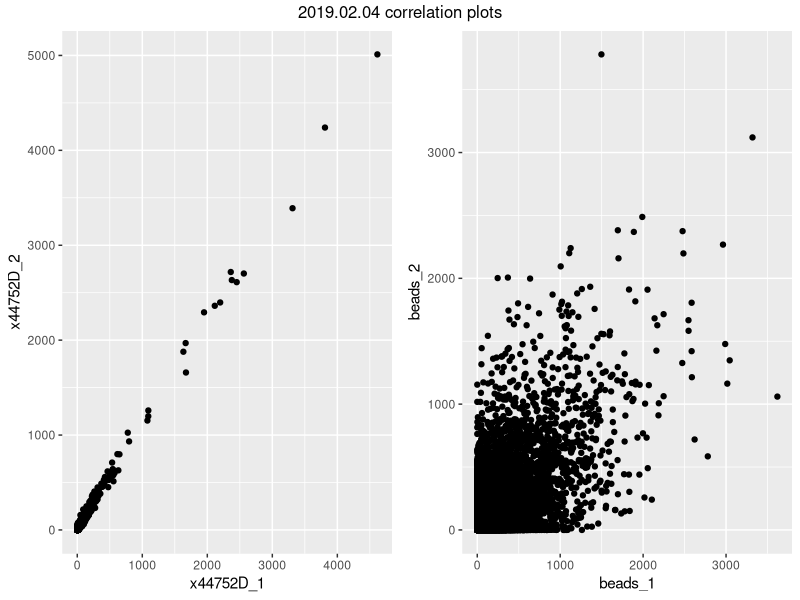
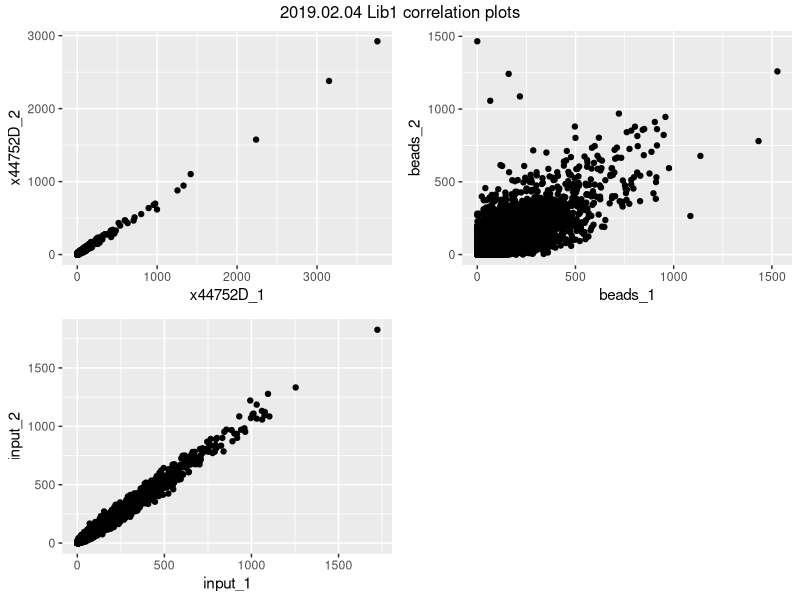
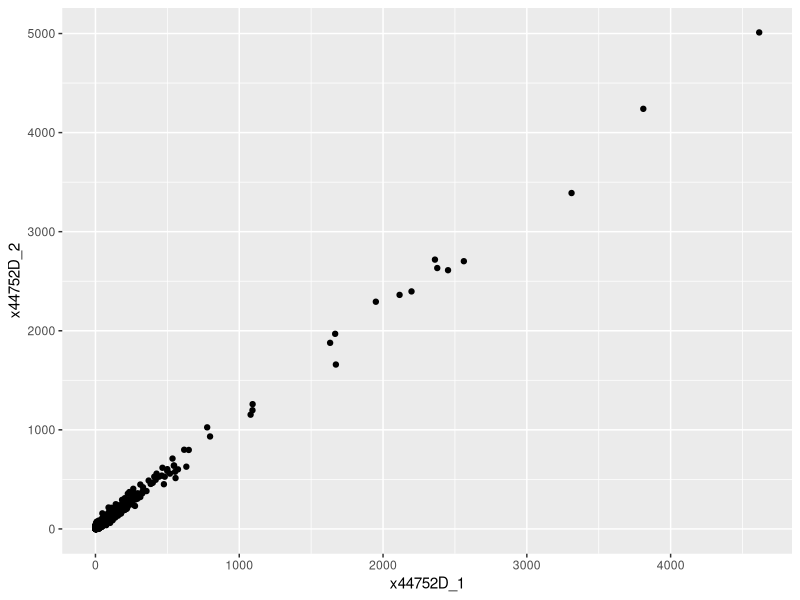
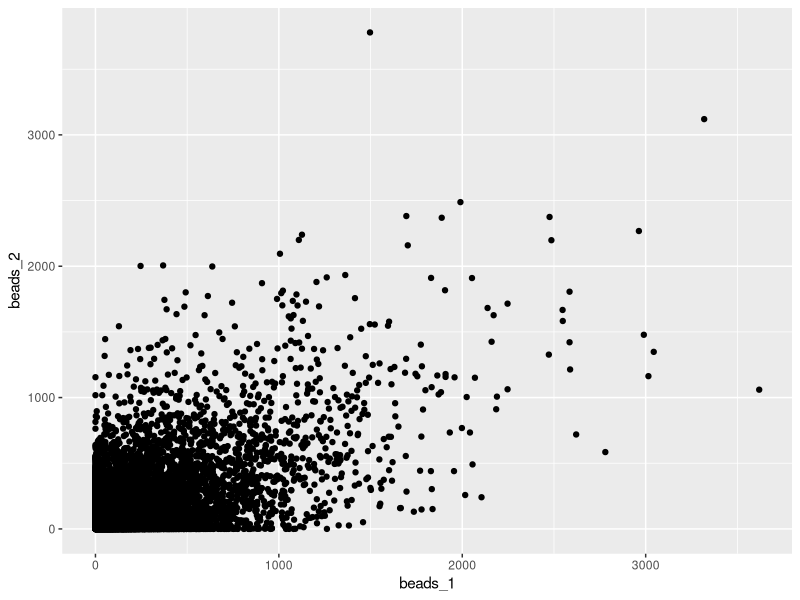
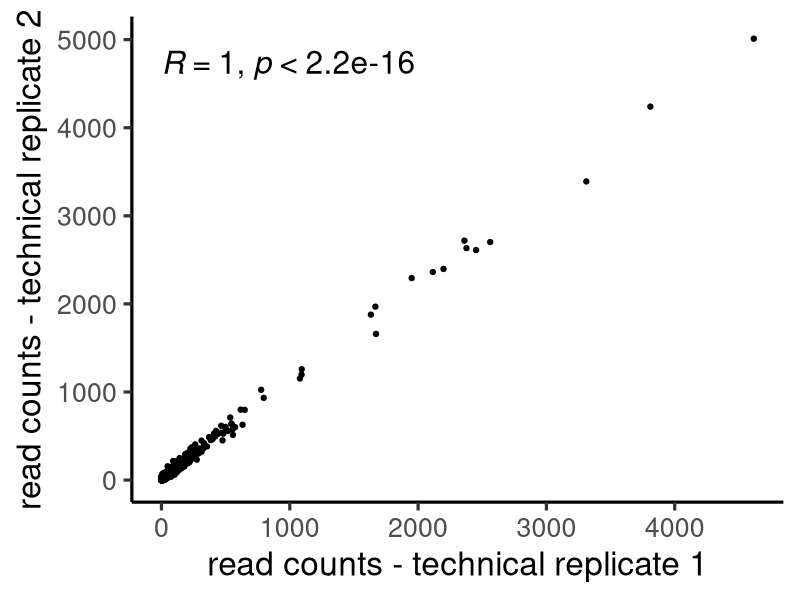
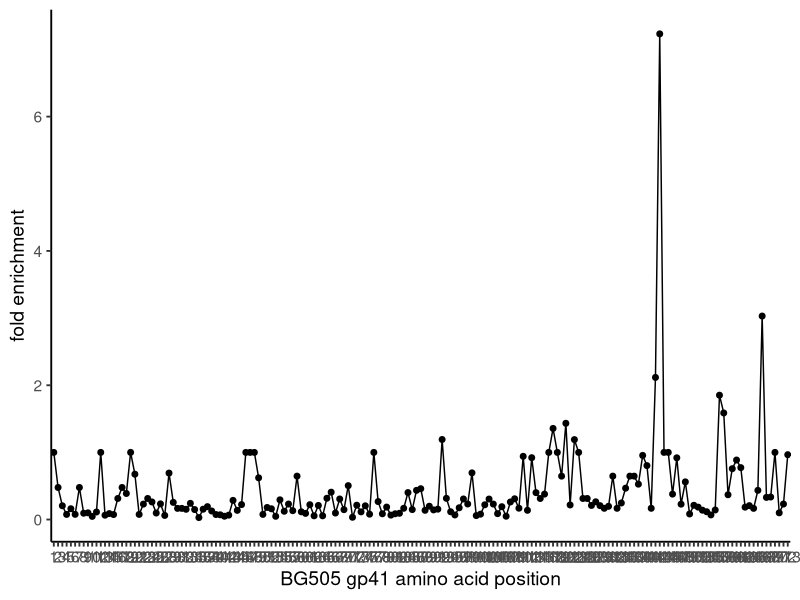
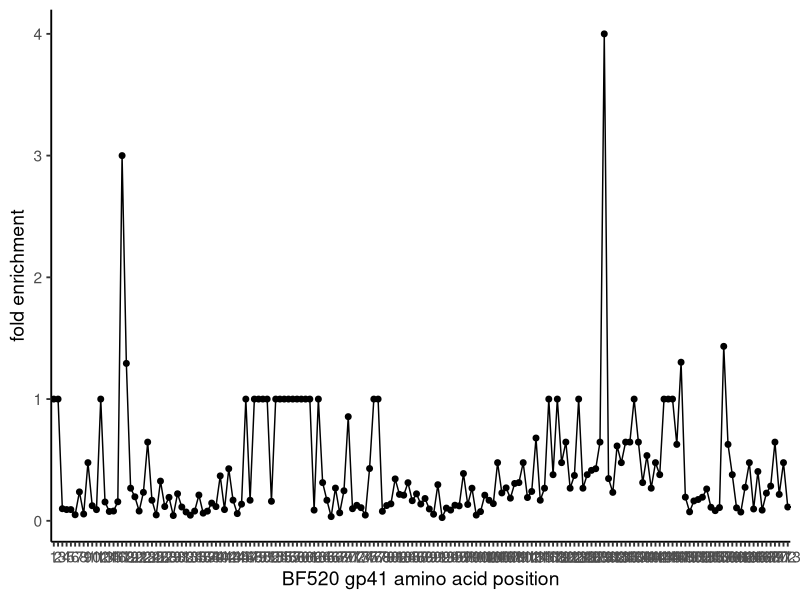
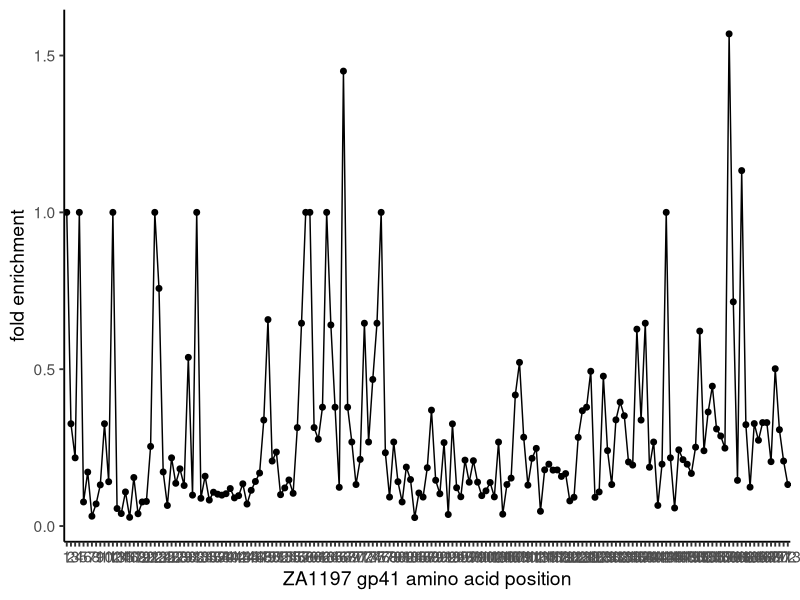

Write R code to recreate these figures, in order. (Note: this script raises an error after producing the figures.)
## ---- chunk 1
knitr::opts_chunk$set(echo = TRUE)
## ---- chunk 2
library(tidyverse)
library(GGally)
library(gridExtra)
library(ggpubr)
library(reshape2)
## ---- chunk 3
analysis_rep1 <-read_csv("data/2019.02.04.annotatedCounts.csv")

print(analysis_rep1)
## ---- chunk 4
analysis_rep1 <- analysis_rep1 %>% 
  separate(Virus_Protein_Loc_AA, c("Virus", "Protein", "Loc", "AA"), convert = TRUE)
## ---- chunk 5
analysis_rep1$sequence = substr(analysis_rep1$Oligo,19,nchar(analysis_rep1$Oligo)-16)

print(analysis_rep1)
## ---- chunk 6
WT_protein_tibble <- read_csv("data/gp41V3_PhageDMS_library_key.csv")

analysis_rep1 <- left_join(analysis_rep1, WT_protein_tibble, by = c("Loc", "AA", "Virus", "Protein")) 

#This is to fill in the HXB2_Loc and Correct_Loc numbers within a group
analysis_rep1 <- analysis_rep1 %>% 
  group_by(Virus, Protein, Loc) %>% 
  fill(HXB2_Loc, .direction = c("up")) %>%
  fill(HXB2_Loc, .direction = c("down")) %>%
  fill(Correct_Loc, .direction = c("up")) %>%
  fill(Correct_Loc, .direction = c("down")) %>%
  ungroup()
## ---- chunk 7
correlation_tibble <- data.frame(sample = 'x44752D', correlation = cor(analysis_rep1$x44752D_1,analysis_rep1$x44752D_2),stringsAsFactors = F) %>% as_tibble  

correlation_tibble <- add_row(correlation_tibble, sample = 'beads', correlation = cor(analysis_rep1$beads_1,analysis_rep1$beads_2)) 

print(correlation_tibble)

## ---- chunk 8
analysis_rep1_no_outlier <- analysis_rep1 %>% select(x44752D_1, x44752D_2, beads_1, beads_2, input_1) %>%  filter_all(all_vars(.< 6000))

## ---- chunk 9
correlation_tibble_no_outlier <- data.frame(sample = 'x44752D', correlation = cor(analysis_rep1_no_outlier$x44752D_1,analysis_rep1_no_outlier$x44752D_2),stringsAsFactors = F) %>% as_tibble  

correlation_tibble_no_outlier <- add_row(correlation_tibble_no_outlier, sample = 'beads', correlation = cor(analysis_rep1_no_outlier$beads_1,analysis_rep1_no_outlier$beads_2)) 


print(correlation_tibble_no_outlier)

## ---- chunk 10
x44752D_correlation <- ggplot(analysis_rep1_no_outlier, aes(x=x44752D_1, y=x44752D_2)) + geom_point()
ggsave(file = "results/mAb_analysis/gp41V3_44752D/x44752D_correlation_rep1.jpg", x44752D_correlation)

beads_correlation <- ggplot(analysis_rep1_no_outlier, aes(x=beads_1, y=beads_2)) + geom_point()
ggsave(file = "results/mAb_analysis/gp41V3_44752D/beads_correlation_rep1.jpg", beads_correlation)


## ---- chunk 11
x2019_02_04_correlation_plots <- grid.arrange(arrangeGrob(x44752D_correlation, beads_correlation, ncol=2, top="2019.02.04 correlation plots"))


ggsave(file="results/mAb_analysis/gp41V3_44752D/2019_02_04_correlation_plots.jpg", x2019_02_04_correlation_plots)
## ---- chunk 12
x44752D_correlation <- ggplot(analysis_rep1_no_outlier, aes(x=x44752D_1, y=x44752D_2)) + geom_point() +stat_cor(method="pearson", size = 8) + xlab("read counts - technical replicate 1") +ylab("read counts - technical replicate 2") + theme_classic(base_size = 24)


ggsave(file = "results/mAb_analysis/gp41V3_44752D/x44752D_correlation_rep1_fig.jpg", x44752D_correlation)
## ---- chunk 13
analysis_rep1$sum_44752D <- analysis_rep1$`x44752D_1` + analysis_rep1$`x44752D_2`

analysis_rep1$sum_input <- analysis_rep1$`input_1` 
## ---- chunk 14
analysis_rep1 <- analysis_rep1 %>% mutate(sum_44752D_pseudo = case_when( 
  sum(sum_44752D) / sum(sum_input) < 1 ~ sum_44752D + 1, 
  sum(sum_44752D) / sum(sum_input) >= 1 ~ sum_44752D +(sum(sum_44752D) / sum(sum_input))*1))

analysis_rep1 <- analysis_rep1 %>% mutate(sum_input_pseudo = case_when( 
  sum(sum_input) / sum(sum_44752D) < 1 ~ sum_input + 1, 
  sum(sum_input) / sum(sum_44752D) >= 1 ~ sum_input +(sum(sum_input) / sum(sum_44752D))*1))


## ---- chunk 15
analysis_rep1 <- analysis_rep1 %>% 
  mutate(freq_44752D = sum_44752D_pseudo / sum(sum_44752D_pseudo)) %>% 
  mutate(freq_input = sum_input_pseudo/sum(sum_input_pseudo))

## ---- chunk 16
analysis_rep1 <- analysis_rep1 %>% mutate(fold_enrich_44752D = freq_44752D/freq_input) %>% print()

## ---- chunk 17
fold_enrichment_44752D_BG505_gp41 <- analysis_rep1 %>% filter(Protein == 'gp41' & Virus == 'BG505' & type == 'WT') %>% ggline( x='Loc', y = 'fold_enrich_44752D',
                   add = NULL, conf.int = FALSE,
                   cor.coef = FALSE,
                   xlab = "BG505 gp41 amino acid position", ylab = "fold enrichment") +theme_classic(base_size = 14) 
ggsave(file="results/mAb_analysis/gp41V3_44752D/fold_enrichment_44752D_BG505_gp41_rep1.jpg", fold_enrichment_44752D_BG505_gp41, width=8)
## ---- chunk 18
fold_enrichment_44752D_BF520_gp41 <- analysis_rep1 %>% filter(Protein == 'gp41' & Virus == 'BF520' & type == 'WT') %>% ggline( x='Loc', y = 'fold_enrich_44752D',
                   add = NULL, conf.int = FALSE,
                   cor.coef = FALSE,
                   xlab = "BF520 gp41 amino acid position", ylab = "fold enrichment") +theme_classic(base_size = 14) 
ggsave(file="results/mAb_analysis/gp41V3_44752D/fold_enrichment_44752D_BF520_gp41_rep1.jpg", fold_enrichment_44752D_BF520_gp41, width=8)
## ---- chunk 19
fold_enrichment_44752D_ZA1197_gp41 <- analysis_rep1 %>% filter(Protein == 'gp41' & Virus == 'ZA1197' & type == 'WT') %>% ggline( x='Loc', y = 'fold_enrich_44752D',
                   add = NULL, conf.int = FALSE,
                   cor.coef = FALSE,
                   xlab = "ZA1197 gp41 amino acid position", ylab = "fold enrichment") +theme_classic(base_size = 14) 
ggsave(file="results/mAb_analysis/gp41V3_44752D/fold_enrichment_44752D_ZA1197_gp41_rep1.jpg", fold_enrichment_44752D_ZA1197_gp41, width=8)
## ---- chunk 20
fold_enrichment_44752D_BG505_V3 <- analysis_rep1 %>% filter(Protein == 'V3' & Virus == 'BG505' & type == 'WT') %>% ggline( x='Loc', y = 'fold_enrich_44752D',
                   add = NULL, conf.int = FALSE,
                   cor.coef = FALSE,
                   xlab = "BG505 V3 amino acid position", ylab = "fold enrichment") +theme_classic(base_size = 14) 
ggsave(file="results/mAb_analysis/gp41V3_44752D/fold_enrichment_44752D_BG505_V3_rep1.jpg", fold_enrichment_44752D_BG505_V3, width=8)
## ---- chunk 21
fold_enrichment_44752D_BF520_V3 <- analysis_rep1 %>% filter(Protein == 'V3' & Virus == 'BF520' & type == 'WT') %>% ggline( x='Loc', y = 'fold_enrich_44752D',
                   add = NULL, conf.int = FALSE,
                   cor.coef = FALSE,
                   xlab = "BF520 V3 amino acid position", ylab = "fold enrichment") +theme_classic(base_size = 14) 
ggsave(file="results/mAb_analysis/gp41V3_44752D/fold_enrichment_44752D_BF520_V3_rep1.jpg", fold_enrichment_44752D_BF520_V3, width=8)
## ---- chunk 22
fold_enrichment_44752D_ZA1197_V3 <- analysis_rep1 %>% filter(Protein == 'V3' & Virus == 'ZA1197' & type == 'WT') %>% ggline( x='Loc', y = 'fold_enrich_44752D',
                   add = NULL, conf.int = FALSE,
                   cor.coef = FALSE,
                   xlab = "ZA1197 V3 amino acid position", ylab = "fold enrichment") +theme_classic(base_size = 14) 
ggsave(file="results/mAb_analysis/gp41V3_44752D/fold_enrichment_44752D_ZA1197_V3_rep1.jpg", fold_enrichment_44752D_ZA1197_V3, width=8)
## ---- chunk 23
WT_freq_44752D <- analysis_rep1 %>% 
  filter(type == "WT") %>% 
  select(Loc,Virus, Protein, freq_44752D_WT=freq_44752D) 

analysis_rep1 <- left_join(analysis_rep1, WT_freq_44752D)

WT_freq_input <- analysis_rep1 %>% 
  filter(type == "WT") %>% 
  select(Loc, Virus, Protein, freq_input_WT=freq_input) 

analysis_rep1 <- left_join(analysis_rep1, WT_freq_input)

## ---- chunk 24
analysis_rep1 <- analysis_rep1 %>% mutate(diff_select_44752D = log((freq_44752D/freq_44752D_WT)/(freq_input/freq_input_WT)))
## ---- chunk 25
fold_enrich_44752D <- analysis_rep1 %>% 
  select(Loc, Virus, Protein, fold_enrich_44752D_WT=fold_enrich_44752D, type) %>% 
  filter(type == "WT") %>% 
  select(Loc, Virus, Protein, fold_enrich_44752D_WT) 

analysis_rep1 <- left_join(analysis_rep1, fold_enrich_44752D)
## ---- chunk 26
analysis_rep1 <- analysis_rep1 %>% mutate(scaled_diff_select_44752D = (diff_select_44752D)*(fold_enrich_44752D_WT))
## ---- chunk 27
letter_plot_44752D_BG505_V3 <- analysis_rep1 %>% filter(Virus == 'BG505' & Protein == 'V3') %>%
  ggplot() + geom_text(aes(x = Loc, y = scaled_diff_select_44752D, label = AA)) +coord_fixed(ratio=0.5) +theme_classic(base_size = 14) +labs(x="BG505 V3 amino acid position", y="scaled differential selection") 
ggsave(file="results/mAb_analysis/gp41V3_44752D/letter_plot_44752D_BG505_V3_rep1.jpg", letter_plot_44752D_BG505_V3, width=10)
## ---- chunk 28
letter_plot_44752D_BF520_V3 <- analysis_rep1 %>% filter(Virus == 'BF520' & Protein == 'V3') %>%
  ggplot() + geom_text(aes(x = Loc, y = scaled_diff_select_44752D, label = AA)) +coord_fixed(ratio=2) +theme_classic(base_size = 14) +labs(x="BF520 V3 amino acid position", y="scaled differential selection") 
ggsave(file="results/mAb_analysis/gp41V3_44752D/letter_plot_44752D_BF520_V3_rep1.jpg", letter_plot_44752D_BF520_V3, width=10)
## ---- chunk 29
letter_plot_44752D_ZA1197_V3 <- analysis_rep1 %>% filter(Virus == 'ZA1197' & Protein == 'V3') %>%
  ggplot() + geom_text(aes(x = Loc, y = scaled_diff_select_44752D, label = AA)) +coord_fixed(ratio=1) +theme_classic(base_size = 14) +labs(x="ZA1197 V3 amino acid position", y="scaled differential selection") 
ggsave(file="results/mAb_analysis/gp41V3_44752D/letter_plot_44752D_ZA1197_V3_rep1.jpg", letter_plot_44752D_ZA1197_V3, width=10)
## ---- chunk 30
analysis_rep2 <-read_csv("data/2019.04.02.Lib1.annotatedCounts.csv")

print(analysis_rep2)
## ---- chunk 31
analysis_rep2 <- analysis_rep2 %>% 
  separate(Virus_Protein_Loc_AA, c("Virus", "Protein", "Loc", "AA"), convert = TRUE)
## ---- chunk 32
analysis_rep2$sequence = substr(analysis_rep2$Oligo,19,nchar(analysis_rep2$Oligo)-16)

print(analysis_rep2)
## ---- chunk 33
WT_protein_tibble <- read_csv("data/gp41V3_PhageDMS_library_key.csv")

analysis_rep2 <- left_join(analysis_rep2, WT_protein_tibble, by = c("Loc", "AA", "Virus", "Protein")) 

#This is to fill in the HXB2_Loc and Correct_Loc numbers within a group
analysis_rep2 <- analysis_rep2 %>% 
  group_by(Virus, Protein, Loc) %>% 
  fill(HXB2_Loc, .direction = c("up")) %>%
  fill(HXB2_Loc, .direction = c("down")) %>%
  fill(Correct_Loc, .direction = c("up")) %>%
  fill(Correct_Loc, .direction = c("down")) %>%
  ungroup()
## ---- chunk 34
correlation_tibble <- data.frame(sample = 'x44752D', correlation = cor(analysis_rep2$x44752D_1,analysis_rep2$x44752D_2),stringsAsFactors = F) %>% as_tibble  

correlation_tibble <- add_row(correlation_tibble, sample = 'beads', correlation = cor(analysis_rep2$beads_1,analysis_rep2$beads_2)) 

correlation_tibble <- add_row(correlation_tibble, sample = 'input', correlation = cor(analysis_rep2$input_1,analysis_rep2$input_2)) 

print(correlation_tibble)

## ---- chunk 35
analysis_rep2_no_outlier <- analysis_rep2 %>% select(x44752D_1, x44752D_2, beads_1, beads_2, input_1, input_2) %>%  filter_all(all_vars(.< 5500))

## ---- chunk 36
correlation_tibble_no_outlier <- data.frame(sample = 'x44752D', correlation = cor(analysis_rep2_no_outlier$x44752D_1,analysis_rep2_no_outlier$x44752D_2),stringsAsFactors = F) %>% as_tibble  

correlation_tibble_no_outlier <- add_row(correlation_tibble_no_outlier, sample = 'beads', correlation = cor(analysis_rep2_no_outlier$beads_1,analysis_rep2_no_outlier$beads_2)) 

correlation_tibble_no_outlier <- add_row(correlation_tibble_no_outlier, sample = 'input', correlation = cor(analysis_rep2_no_outlier$input_1,analysis_rep2_no_outlier$input_2)) 

print(correlation_tibble_no_outlier)

## ---- chunk 37
x44752D_correlation <- ggplot(analysis_rep2_no_outlier, aes(x=x44752D_1, y=x44752D_2)) + geom_point()
ggsave(file = "results/mAb_analysis/gp41V3_44752D/x44752D_correlation_rep2.jpg", x44752D_correlation)

beads_correlation <- ggplot(analysis_rep2_no_outlier, aes(x=beads_1, y=beads_2)) + geom_point()
ggsave(file = "results/mAb_analysis/gp41V3_44752D/beads_correlation_rep2.jpg", beads_correlation)

input_correlation <- ggplot(analysis_rep2_no_outlier, aes(x=input_1, y=input_2)) + geom_point()
ggsave(file = "results/mAb_analysis/gp41V3_44752D/input_correlation_rep2.jpg", input_correlation)


## ---- chunk 38
x2019_02_04_Lib1_correlation_plots <- grid.arrange(arrangeGrob(x44752D_correlation, beads_correlation, input_correlation, ncol=2, top="2019.02.04 Lib1 correlation plots"))


ggsave(file="results/mAb_analysis/gp41V3_44752D/2019_02_04_Lib1_correlation_plots.jpg", x2019_02_04_Lib1_correlation_plots)
## ---- chunk 39
x44752D_correlation <- ggplot(analysis_rep2_no_outlier, aes(x=x44752D_1, y=x44752D_2)) + geom_point() +stat_cor(method="pearson", size = 8) + xlab("read counts - technical replicate 1") +ylab("read counts - technical replicate 2") + theme_classic(base_size = 24)


ggsave(file = "results/mAb_analysis/gp41V3_44752D/x44752D_correlation_rep2_fig.jpg", x44752D_correlation)
## ---- chunk 40
analysis_rep2$sum_44752D <- analysis_rep2$`x44752D_1` + analysis_rep2$`x44752D_2`

analysis_rep2$sum_input <- analysis_rep2$`input_1` + analysis_rep2$`input_2` 
## ---- chunk 41
analysis_rep2 <- analysis_rep2 %>% mutate(sum_44752D_pseudo = case_when( 
  sum(sum_44752D) / sum(sum_input) < 1 ~ sum_44752D + 1, 
  sum(sum_44752D) / sum(sum_input) >= 1 ~ sum_44752D +(sum(sum_44752D) / sum(sum_input))*1))

analysis_rep2 <- analysis_rep2 %>% mutate(sum_input_pseudo = case_when( 
  sum(sum_input) / sum(sum_44752D) < 1 ~ sum_input + 1, 
  sum(sum_input) / sum(sum_44752D) >= 1 ~ sum_input +(sum(sum_input) / sum(sum_44752D))*1))

## ---- chunk 42
analysis_rep2 <- analysis_rep2 %>% 
  mutate(freq_44752D = sum_44752D_pseudo / sum(sum_44752D_pseudo)) %>% 
  mutate(freq_input = sum_input_pseudo/sum(sum_input_pseudo))

## ---- chunk 43
analysis_rep2 <- analysis_rep2 %>% mutate(fold_enrich_44752D = freq_44752D/freq_input) %>% print()
## ---- chunk 44
fold_enrichment_44752D_BG505_gp41 <- analysis_rep2 %>% filter(Protein == 'gp41' & Virus == 'BG505' & type == 'WT') %>% ggline( x='Loc', y = 'fold_enrich_44752D',
                   add = NULL, conf.int = FALSE,
                   cor.coef = FALSE,
                   xlab = "BG505 gp41 amino acid position", ylab = "fold enrichment") +theme_classic(base_size = 14) 
ggsave(file="results/mAb_analysis/gp41V3_44752D/fold_enrichment_44752D_BG505_gp41_rep2.jpg", fold_enrichment_44752D_BG505_gp41, width=8)
## ---- chunk 45
fold_enrichment_44752D_BF520_gp41 <- analysis_rep2 %>% filter(Protein == 'gp41' & Virus == 'BF520' & type == 'WT') %>% ggline( x='Loc', y = 'fold_enrich_44752D',
                   add = NULL, conf.int = FALSE,
                   cor.coef = FALSE,
                   xlab = "BF520 gp41 amino acid position", ylab = "fold enrichment") +theme_classic(base_size = 14) 
ggsave(file="results/mAb_analysis/gp41V3_44752D/fold_enrichment_44752D_BF520_gp41_rep2.jpg", fold_enrichment_44752D_BF520_gp41, width=8)
## ---- chunk 46
fold_enrichment_44752D_ZA1197_gp41 <- analysis_rep2 %>% filter(Protein == 'gp41' & Virus == 'ZA1197' & type == 'WT') %>% ggline( x='Loc', y = 'fold_enrich_44752D',
                   add = NULL, conf.int = FALSE,
                   cor.coef = FALSE,
                   xlab = "ZA1197 gp41 amino acid position", ylab = "fold enrichment") +theme_classic(base_size = 14) 
ggsave(file="results/mAb_analysis/gp41V3_44752D/fold_enrichment_44752D_ZA1197_gp41_rep2.jpg", fold_enrichment_44752D_ZA1197_gp41, width=8)
## ---- chunk 47
fold_enrichment_44752D_BG505_V3 <- analysis_rep2 %>% filter(Protein == 'V3' & Virus == 'BG505' & type == 'WT') %>% ggline( x='Loc', y = 'fold_enrich_44752D',
                   add = NULL, conf.int = FALSE,
                   cor.coef = FALSE,
                   xlab = "BG505 V3 amino acid position", ylab = "fold enrichment") +theme_classic(base_size = 14) 
ggsave(file="results/mAb_analysis/gp41V3_44752D/fold_enrichment_44752D_BG505_V3_rep2.jpg", fold_enrichment_44752D_BG505_V3, width=8)
## ---- chunk 48
fold_enrichment_44752D_BF520_V3 <- analysis_rep2 %>% filter(Protein == 'V3' & Virus == 'BF520' & type == 'WT') %>% ggline( x='Loc', y = 'fold_enrich_44752D',
                   add = NULL, conf.int = FALSE,
                   cor.coef = FALSE,
                   xlab = "BF520 V3 amino acid position", ylab = "fold enrichment") +theme_classic(base_size = 14) 
ggsave(file="results/mAb_analysis/gp41V3_44752D/fold_enrichment_44752D_BF520_V3_rep2.jpg", fold_enrichment_44752D_BF520_V3, width=8)
## ---- chunk 49
fold_enrichment_44752D_ZA1197_V3 <- analysis_rep2 %>% filter(Protein == 'V3' & Virus == 'ZA1197' & type == 'WT') %>% ggline( x='Loc', y = 'fold_enrich_44752D',
                   add = NULL, conf.int = FALSE,
                   cor.coef = FALSE,
                   xlab = "ZA1197 V3 amino acid position", ylab = "fold enrichment") +theme_classic(base_size = 14) 
ggsave(file="results/mAb_analysis/gp41V3_44752D/fold_enrichment_44752D_ZA1197_V3_rep2.jpg", fold_enrichment_44752D_ZA1197_V3, width=8)
## ---- chunk 50
WT_freq_44752D <- analysis_rep2 %>% 
  filter(type == "WT") %>% 
  select(Loc,Virus, Protein, freq_44752D_WT=freq_44752D) 

analysis_rep2 <- left_join(analysis_rep2, WT_freq_44752D)

WT_freq_input <- analysis_rep2 %>% 
  filter(type == "WT") %>% 
  select(Loc, Virus, Protein, freq_input_WT=freq_input) 

analysis_rep2 <- left_join(analysis_rep2, WT_freq_input)

## ---- chunk 51
analysis_rep2 <- analysis_rep2 %>% mutate(diff_select_44752D = log((freq_44752D/freq_44752D_WT)/(freq_input/freq_input_WT)))
## ---- chunk 52
fold_enrich_44752D <- analysis_rep2 %>% 
  select(Loc, Virus, Protein, fold_enrich_44752D_WT=fold_enrich_44752D, type) %>% 
  filter(type == "WT") %>% 
  select(Loc, Virus, Protein, fold_enrich_44752D_WT) 

analysis_rep2 <- left_join(analysis_rep2, fold_enrich_44752D)
## ---- chunk 53
analysis_rep2 <- analysis_rep2 %>% mutate(scaled_diff_select_44752D = (diff_select_44752D)*(fold_enrich_44752D_WT))
## ---- chunk 54
letter_plot_44752D_BG505_V3 <- analysis_rep2 %>% filter(Virus == 'BG505' & Protein == 'V3') %>%
  ggplot() + geom_text(aes(x = Loc, y = scaled_diff_select_44752D, label = AA)) +coord_fixed(ratio=1) +theme_classic(base_size = 14) +labs(x="BG505 V3 amino acid position", y="scaled differential selection") 
ggsave(file="results/mAb_analysis/gp41V3_44752D/letter_plot_44752D_BG505_V3_rep2.jpg", letter_plot_44752D_BG505_V3, width=10)
## ---- chunk 55
letter_plot_44752D_BF520_V3 <- analysis_rep2 %>% filter(Virus == 'BF520' & Protein == 'V3') %>%
  ggplot() + geom_text(aes(x = Loc, y = scaled_diff_select_44752D, label = AA)) +coord_fixed(ratio=2) +theme_classic(base_size = 14) +labs(x="BF520 V3 amino acid position", y="scaled differential selection") 
ggsave(file="results/mAb_analysis/gp41V3_44752D/letter_plot_44752D_BF520_V3_rep2.jpg", letter_plot_44752D_BF520_V3, width=10)
## ---- chunk 56
letter_plot_44752D_ZA1197_V3 <- analysis_rep2 %>% filter(Virus == 'ZA1197' & Protein == 'V3') %>%
  ggplot() + geom_text(aes(x = Loc, y = scaled_diff_select_44752D, label = AA)) +coord_fixed(ratio=1) +theme_classic(base_size = 14) +labs(x="ZA1197 V3 amino acid position", y="scaled differential selection") 
ggsave(file="results/mAb_analysis/gp41V3_44752D/letter_plot_44752D_ZA1197_V3_rep2.jpg", letter_plot_44752D_ZA1197_V3, width=10)
## ---- chunk 57
avg_analysis <- analysis_rep1 %>% select(id, Virus, Protein, Loc, AA, type, HXB2_Loc, Correct_Loc, rep1_sum_44752D=sum_44752D, rep1_fold_enrich_44752D=fold_enrich_44752D, rep1_scaled_diff_select_44752D=scaled_diff_select_44752D)
## ---- chunk 58
rep2 <- analysis_rep2 %>% select(id, Virus, Protein, Loc, AA, type, HXB2_Loc, Correct_Loc, rep2_sum_44752D=sum_44752D, rep2_fold_enrich_44752D=fold_enrich_44752D, rep2_scaled_diff_select_44752D=scaled_diff_select_44752D) 

avg_analysis <- left_join(rep2, avg_analysis)

## ---- chunk 59
x44752D_correlation <- ggplot(avg_analysis, aes(x=rep1_sum_44752D, y=rep2_sum_44752D)) + geom_point()+stat_cor(method="pearson", size = 8) + xlab("read counts - biological replicate 1") +ylab("read counts - biological replicate 2") + theme_classic(base_size = 24)

ggsave(file = "results/mAb_analysis/gp41V3_44752D/x44752D_correlation_biological_duplicates.jpg", x44752D_correlation)
## ---- chunk 60
avg_analysis_no_outlier <- avg_analysis %>% select(rep1_sum_44752D, rep2_sum_44752D) %>% filter_all(all_vars(.< 20000))


x44752D_correlation <- ggplot(avg_analysis_no_outlier, aes(x=rep1_sum_44752D, y=rep2_sum_44752D)) + geom_point()
ggsave(file = "results/mAb_analysis/gp41V3_44752D/x44752D_correlation_biological_duplicates_nooutlier.jpg", x44752D_correlation)
## ---- chunk 61
correlation_tibble_no_outlier <- data.frame(sample = 'x44752D', correlation = cor(avg_analysis_no_outlier$rep1_sum_44752D,avg_analysis_no_outlier$rep2_sum_44752D),stringsAsFactors = F) %>% as_tibble

print(correlation_tibble_no_outlier)
## ---- chunk 62
avg_analysis <- avg_analysis %>% mutate(avg_fold_enrich_44752D = (rep1_fold_enrich_44752D + rep2_fold_enrich_44752D)/2)
## ---- chunk 63
fold_enrichment_44752D_BG505_gp41 <- avg_analysis %>% filter(Protein == 'gp41' & Virus == 'BG505' & type == 'WT') %>% ggline( x='Loc', y = 'avg_fold_enrich_44752D',
                   add = NULL, conf.int = FALSE,
                   cor.coef = FALSE,
                   xlab = "BG505 gp41 amino acid position", ylab = "fold enrichment") +theme_classic(base_size = 14) 
ggsave(file="results/mAb_analysis/gp41V3_44752D/avg_fold_enrich_44752D_BG505_gp41_rep2.jpg", fold_enrichment_44752D_BG505_gp41, width=8)
## ---- chunk 64
fold_enrichment_44752D_BF520_gp41 <- avg_analysis %>% filter(Protein == 'gp41' & Virus == 'BF520' & type == 'WT') %>% ggline( x='Loc', y = 'avg_fold_enrich_44752D',
                   add = NULL, conf.int = FALSE,
                   cor.coef = FALSE,
                   xlab = "BF520 gp41 amino acid position", ylab = "fold enrichment") +theme_classic(base_size = 14) 
ggsave(file="results/mAb_analysis/gp41V3_44752D/avg_fold_enrich_44752D_BF520_gp41_rep2.jpg", fold_enrichment_44752D_BF520_gp41, width=8)
## ---- chunk 65
fold_enrichment_44752D_ZA1197_gp41 <- avg_analysis %>% filter(Protein == 'gp41' & Virus == 'ZA1197' & type == 'WT') %>% ggline( x='Loc', y = 'avg_fold_enrich_44752D',
                   add = NULL, conf.int = FALSE,
                   cor.coef = FALSE,
                   xlab = "ZA1197 gp41 amino acid position", ylab = "fold enrichment") +theme_classic(base_size = 14) 
ggsave(file="results/mAb_analysis/gp41V3_44752D/avg_fold_enrich_44752D_ZA1197_gp41_rep2.jpg", fold_enrichment_44752D_ZA1197_gp41, width=8)
## ---- chunk 66
library(ggpubr)
fold_enrichment_44752D_V3 <- avg_analysis %>% filter(Protein == 'V3' & type == 'WT') %>% ggline( x='HXB2_Loc', y = 'avg_fold_enrich_44752D', group = 'Virus', color = 'Virus', palette = 'Dark2', add = NULL, conf.int = FALSE, cor.coef = FALSE, xlab = "HXB2 Env amino acid position", ylab = "fold enrichment") +theme_classic(base_size = 22) + scale_x_discrete( breaks = c(290, 300, 310, 320))

fold_enrichment_44752D_V3 <- ggpar(fold_enrichment_44752D_V3, ylim = c(-1, 20), legend=c(.9,.8))

ggsave(file="results/mAb_analysis/gp41V3_44752D/avg_fold_enrichment_44752D_V3.jpg", fold_enrichment_44752D_V3, width=10)
## ---- chunk 67
fold_enrichment_44752D_BG505_V3 <- avg_analysis %>% filter(Protein == 'V3' & Virus == 'BG505' & type == 'WT') %>% ggline( x='Loc', y = 'avg_fold_enrich_44752D',
                   add = NULL, conf.int = FALSE,
                   cor.coef = FALSE,
                   xlab = "BG505 V3 amino acid position", ylab = "fold enrichment") +theme_classic(base_size = 14) 
ggsave(file="results/mAb_analysis/gp41V3_44752D/avg_fold_enrich_44752D_BG505_V3_rep2.jpg", fold_enrichment_44752D_BG505_V3, width=8)
## ---- chunk 68
fold_enrichment_44752D_BF520_V3 <- avg_analysis %>% filter(Protein == 'V3' & Virus == 'BF520' & type == 'WT') %>% ggline( x='Loc', y = 'avg_fold_enrich_44752D',
                   add = NULL, conf.int = FALSE,
                   cor.coef = FALSE,
                   xlab = "BF520 V3 amino acid position", ylab = "fold enrichment") +theme_classic(base_size = 14) 
ggsave(file="results/mAb_analysis/gp41V3_44752D/avg_fold_enrich_44752D_BF520_V3_rep2.jpg", fold_enrichment_44752D_BF520_V3, width=8)
## ---- chunk 69
fold_enrichment_44752D_ZA1197_V3 <- avg_analysis %>% filter(Protein == 'V3' & Virus == 'ZA1197' & type == 'WT') %>% ggline( x='Loc', y = 'avg_fold_enrich_44752D',
                   add = NULL, conf.int = FALSE,
                   cor.coef = FALSE,
                   xlab = "ZA1197 V3 amino acid position", ylab = "fold enrichment") +theme_classic(base_size = 14) 
ggsave(file="results/mAb_analysis/gp41V3_44752D/avg_fold_enrich_44752D_ZA1197_V3_rep2.jpg", fold_enrichment_44752D_ZA1197_V3, width=8)
## ---- chunk 70
avg_analysis <- avg_analysis %>% mutate(avg_scaled_diffselect_44752D = (rep1_scaled_diff_select_44752D + rep2_scaled_diff_select_44752D)/2)
## ---- chunk 71
letter_plot_44752D_BG505_V3 <- avg_analysis %>% filter(Virus == 'BG505' & Protein == 'V3') %>%
  ggplot() + geom_text(aes(x = Loc, y = avg_scaled_diffselect_44752D, label = AA)) +coord_fixed(ratio=0.4) +theme_classic(base_size = 14) +labs(x="BG505 V3 amino acid position", y="scaled differential selection") 
ggsave(file="results/mAb_analysis/gp41V3_44752D/letter_plot_44752D_BG505_V3_avg.jpg", letter_plot_44752D_BG505_V3, width = 8, height = 6)
## ---- chunk 72
letter_plot_44752D_BF520_V3 <- avg_analysis %>% filter(Virus == 'BF520' & Protein == 'V3') %>%
  ggplot() + geom_text(aes(x = Loc, y = avg_scaled_diffselect_44752D, label = AA)) +coord_fixed(ratio=2) +theme_classic(base_size = 14) +labs(x="BF520 V3 amino acid position", y="scaled differential selection") 
ggsave(file="results/mAb_analysis/gp41V3_44752D/letter_plot_44752D_BF520_V3_avg.jpg", letter_plot_44752D_BF520_V3, width=10)
## ---- chunk 73
letter_plot_44752D_ZA1197_V3 <- avg_analysis %>% filter(Virus == 'ZA1197' & Protein == 'V3') %>%
  ggplot() + geom_text(aes(x = Loc, y = avg_scaled_diffselect_44752D, label = AA)) +coord_fixed(ratio=1) +theme_classic(base_size = 14) +labs(x="ZA1197 V3 amino acid position", y="scaled differential selection") 
ggsave(file="results/mAb_analysis/gp41V3_44752D/letter_plot_44752D_ZA1197_V3_avg.jpg", letter_plot_44752D_ZA1197_V3, width=10)
## ---- chunk 74
#First create a new column 
avg_analysis_extra <- avg_analysis %>%
  filter(type == "WT") %>%
  unite(Title, c(AA, HXB2_Loc), sep = "", remove = FALSE) %>%
  select(Title, Virus, Protein, Loc)

avg_analysis <- left_join(avg_analysis, avg_analysis_extra, by = c("Virus", "Protein", "Loc"))

## ---- chunk 75
#This pulls the scaled differential selection data from just BG505 gp41, only want region of epitope. Right now this is arbitrary.

BG505_V3_matrix <- avg_analysis %>% 
  filter(Virus == 'BG505' & Protein == 'V3') %>% 
  select(Title, AA, avg_scaled_diffselect_44752D) %>%
  acast(AA ~ Title)
## ---- chunk 76
#Create a data frame with just the WT Titles from the epitope region
BG505_V3_df <- avg_analysis %>% 
  filter(Virus == 'BG505' & Protein == 'V3' & type == 'WT') 
  
#This stores the values in the column "Title" as a vector
col.order <- as.vector(BG505_V3_df$Title)

#This rearranges the matrix so that the order is the same as in the vector created above
BG505_V3_matrix <- BG505_V3_matrix[,col.order]
## ---- chunk 77
#This stores the order of the specified amino acids as a vector
row.order <- c("G", "P", "A", "I", "L", "V", "F", "W", "Y", "M", "C", "S", "T", "N", "Q", "H", "K", "R", "D", "E")

#This rearranges the rows according to the row order vector
BG505_V3_matrix <- BG505_V3_matrix[row.order,]
## ---- chunk 78
write.csv(BG505_V3_matrix, file="results/mAb_analysis/gp41V3_44752D/BG505_V3_44752D_matrix.csv")
